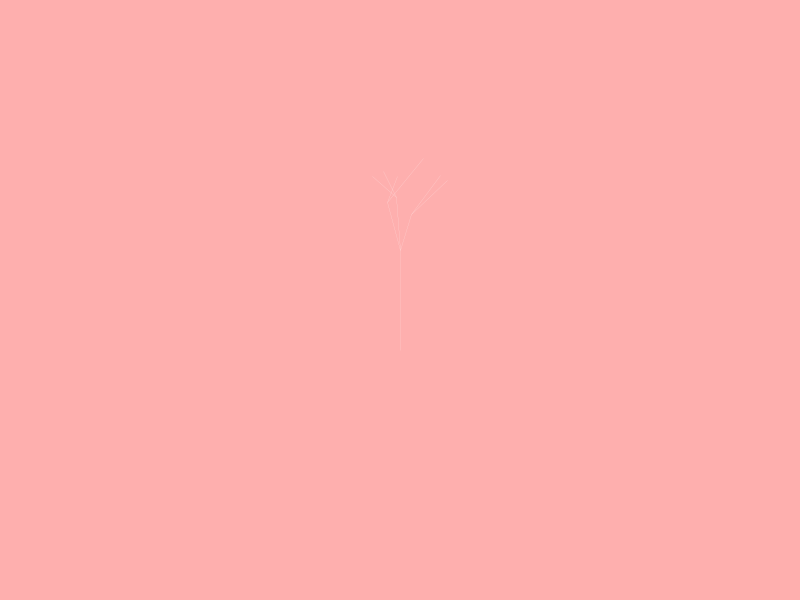
Frame 1 (no input)
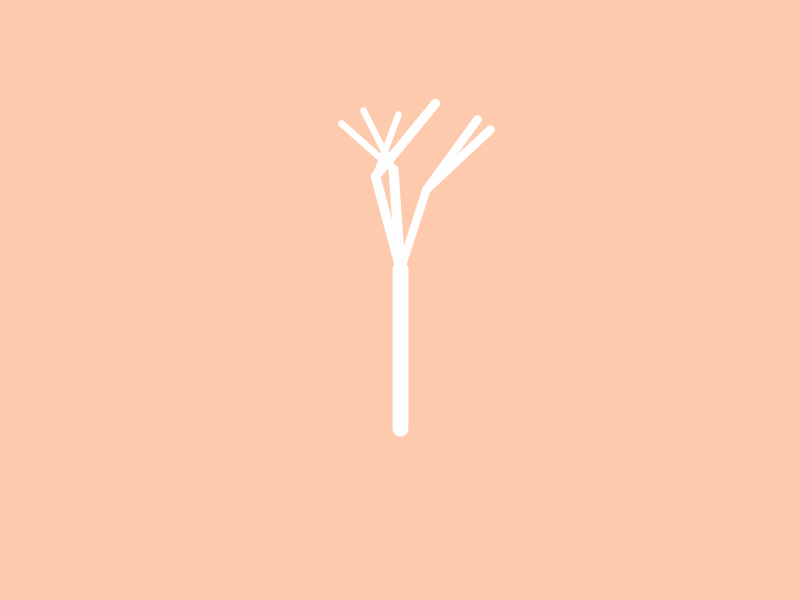
Frame 60 (the mouse pressed at the canvas centre just before this capture)
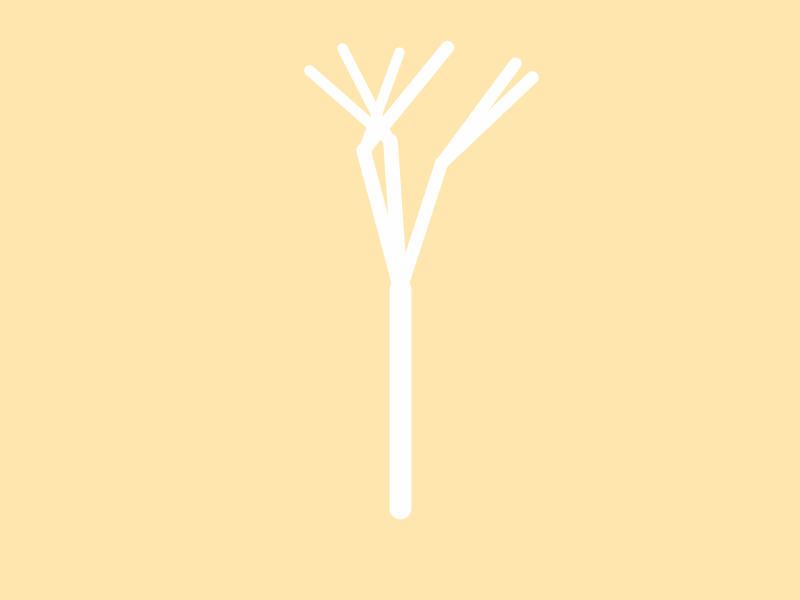
Frame 120 (the mouse held since frame 60 and released just before this capture)

The Processing sketch that drew these frames (run headless with seeded random() and noise(); from frame 60 on, the mouse is pressed at the canvas centre):

// Processing sketch: arboles3d
// ── arboles3d.pde
Rama tronco;
void setup() {
  size(800, 600);
  colorMode(HSB, 256);
  stroke(255);
  strokeWeight(4);
  tronco = new Rama(width/2, height/2+50, width/2, height/2-50);
  for (int i = 0; i < 3; i++) {
    Punto ap = new Punto(tronco.p2.x+random(-40, 40), tronco.p2.y+random(-60)-20); 
    Rama aux = new Rama(tronco.p2, ap);
    tronco.ramas.add(aux);
    for (int j = 0; j < 2;j++) {
      ap = new Punto(aux.p2.x+random(-40, 40), aux.p2.y+random(-60)-20); 
      aux.ramas.add(new Rama(aux.p2, ap));
    }
  }
}

void draw() {
  background((frameCount%1024)/4., 80, 255);
  tronco.act();
  tronco.crecer(1);
  tronco.mover(0,1);
}

void keyPressed() {
  tronco.crecer(3);
  tronco.rotar(width/2, height/2, PI/8);
}
class Rama {
  ArrayList<Rama> ramas;
  float dist;
  Punto p1, p2;
  Rama(float x1, float y1, float x2, float y2) {
    ramas = new ArrayList<Rama>();
    p1 = new Punto(x1, y1);
    p2 = new Punto(x2, y2);
  }
  Rama(Punto a1, Punto a2) {
    ramas = new ArrayList<Rama>();
    p1 = new Punto(a1.x, a1.y);
    p2 = new Punto(a2.x, a2.y);
  }
  void act() {
    dibujar();
    dist = dist(p1.x, p1.y, p2.x, p2.y);
    for (int i = 0; i < ramas.size(); i++) {
      Rama aux = ramas.get(i); 
      aux.act();
    }
  }
  void dibujar() {
    strokeWeight(dist/10);
    line(p1.x, p1.y, p2.x, p2.y);
  }
  void mover(float x, float y) {
    this.p1.x += x;
    this.p1.y += y;
    this.p2.x += x;
    this.p2.y += y;
    for (int i = 0; i < ramas.size(); i++) {
      Rama aux = ramas.get(i); 
      aux.mover(x, y);
    }
  }
  void crecer(float cre) {
    float ang = atan2(p1.y-p2.y, p1.x-p2.x);
    this.p1.x += cos(ang)*(cre/3);
    this.p1.y += sin(ang)*(cre/3);
    this.p2.x -= cos(ang)*(cre/3)*2;
    this.p2.y -= sin(ang)*(cre/3)*2;
    for (int i = 0; i < ramas.size(); i++) {
      ramas.get(i).crecer(p2, cre*0.8);
    }
  }
  void crecer(Punto base, float cre) {
    float ang = atan2(p1.y-p2.y, p1.x-p2.x);
    this.p1.x += cos(ang)*(cre/3);
    this.p1.y += sin(ang)*(cre/3);
    this.p2.x -= cos(ang)*(cre/3)*2;
    this.p2.y -= sin(ang)*(cre/3)*2;
    mover(base.x-p1.x, base.y-p1.y);
    for (int i = 0; i < ramas.size(); i++) {
      ramas.get(i).crecer(p2, cre*0.8);
    }
  }
  void rotar(float cx, float cy, float ang) {
    p1.rotar(cx, cy, ang);
    p2.rotar(cx, cy, ang);
    for (int i = 0; i < ramas.size(); i++) {
      ramas.get(i).rotar(cx, cy, ang);
    }
  }
}

class Punto {
  float x, y;
  Punto(float x, float y) {
    this.x = x; 
    this.y = y;
  }
  void rotar(float cx, float cy, float ang) {
    float dis = dist(cx, cy, x, y);
    float ori = atan2(y-cy, x-cx);
    x = cx + cos(ori+ang) * dis;
    y = cy + sin(ori+ang) * dis;
  }
}
